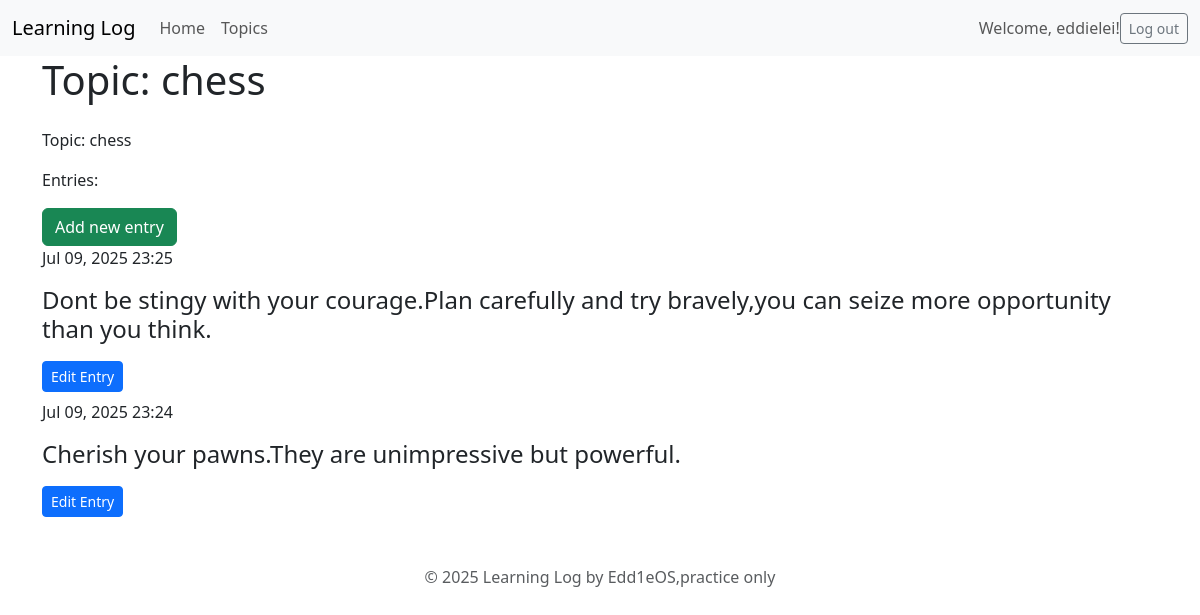
The page /topics/1/ (signed in) on the database its author committed.
### learning_logs/models.py (models this page shows, shortened)
class Topic(models.Model):#继承模型类model.Model
    text = models.CharField(max_length=200)
    date_added = models.DateTimeField(auto_now_add=True)
    owner = models.ForeignKey('auth.User', on_delete=models.CASCADE)#简单来说就是一个外键字段，关联auth.User模型，这里的一对多关系是：一个用户可以有多个主题，一个主题只能有一个用户，也就是一个entry只属于一个user。

class Entry(models.Model):
    topic = models.ForeignKey(Topic, on_delete=models.CASCADE)
    text = models.TextField()
    date_added = models.DateTimeField(auto_now_add=True)
    class Meta:
        verbose_name_plural = 'entries'
    text

### learning_logs/views.py (the view)
# urls.py: path('topics/<int:topic_id>/', views.topic, name='topic'),#把topic_id作为参数传递给topic()，让Django知道要显示哪个主题的页面
@login_required
def topic(request, topic_id):
    topic = Topic.objects.get(id=topic_id)
    if topic.owner != request.user:
        raise Http404
    entries = topic.entry_set.order_by('-date_added')
    context = {'topic': topic, 'entries': entries}
    return render(request, 'learning_logs/topic.html', context)#这一段的逻辑是：首先，根据用户输入的topic_id，从数据库中获取对应的topic对象。然后，根据这个topic对象，获取这个topic下的所有条目，并排序。最后，将这些数据传递给模板，并渲染成HTML页面。

### learning_logs/templates/learning_logs/topic.html
{% extends "learning_logs/base.html" %}
{% block page_header %}
<h1>Topic: {{ topic.text }}</h1>
{% endblock page_header %}
{% block content %}
<p> Topic: {{topic.text}}</p>
<p>Entries:</p>
<button class="btn btn-success"><a href="{% url 'learning_logs:new_entry' topic.id %}" class="text-white text-decoration-none">Add new entry</a></button>
{% for entry in entries %}
<div class="card-header">
  {{ entry.date_added|date:'M d, Y H:i' }}
</div>
<h4 class="list-group-item border-0 ">
  <p>{{entry.text|linebreaks}}</p>
  <button class="btn btn-primary btn-sm">
    <a href="{% url 'learning_logs:edit_entry' entry.id %}" class="text-white text-decoration-none">Edit Entry</a>
  </button>
</h4>
{% empty %}
<p class="list-group-item border-0">There are no entries for this topic yet.</p>
{% endfor %}
{% endblock content %}

### learning_logs/templates/learning_logs/base.html (shortened to what this page needs)
<!doctype html>
<html lang="en">
<head>
    {% load django_bootstrap5 %}
    {% bootstrap_css %}
</head>
<body>
    <nav class="navbar navbar-expand-lg navbar-light bg-light">
        <div class="container-fluid">
            <a class="navbar-brand" href="{% url 'learning_logs:index' %}">
                Learning Log</a>
        <div class="collapse navbar-collapse" id="navbarCollapse">
            <ul class="navbar-nav me-auto mb-2 mb-md-0">
                <li class="nav-item">
                    <a class="nav-link" href="{% url 'learning_logs:index' %}">Home</a></li>
                <li class="nav-item">
                    <a class="nav-link" href="{% url 'learning_logs:topics' %}">Topics</a>
                        </li>
            </ul>
            <ul class="navbar-nav" ms-auto m2-2-md-0>
                {% if user.is_authenticated %}
                  <li class="nav-item">
                    <span class="navbar-text">Welcome, {{ user.username }}!</span></li>
                {% else %}
                  <li class="nav-item">
                    <a class="nav-link" href="{% url 'accounts:register' %}">Register</a></li>
                  <li class="nav-item">
                    <a class="nav-link" href="{% url 'accounts:login' %}">Log in</a>
                  </li>
                {% endif %}
            </ul>
            {% if user.is_authenticated %}
                <form action="{% url 'accounts:logout' %}" method="post" class="d-flex">
                    <button name='submit' class='btn btn-outline-secondary btn-sm'>Log out</button>
                </form>
            {% endif %}
        </div>
    </div>
</nav>
<main class="container">
  <div class="pb-2 mb-2" boarder-bottom>
    {%block page_header%}{% endblock page_header %}
  </div>
  <div>
    {%block content%}{% endblock content %}
  </div>
  <div class="pt-4 mt-4 text-center text-muted">
    <p>&copy; 2025 Learning Log by Edd1eOS,practice only</p>
  </div>
</main>
</body>
</html>

### rows shown on the page
Topic: text "chess"
Entry: date_added "Jul 09, 2025 23:25", text "Dont be stingy with your courage.Plan carefully and try bravely,you can seize more opportunity than you think."
Entry: date_added "Jul 09, 2025 23:24", text "Cherish your pawns.They are unimpressive but powerful."

### other values the page prints
{{ user.username }} "eddielei"
